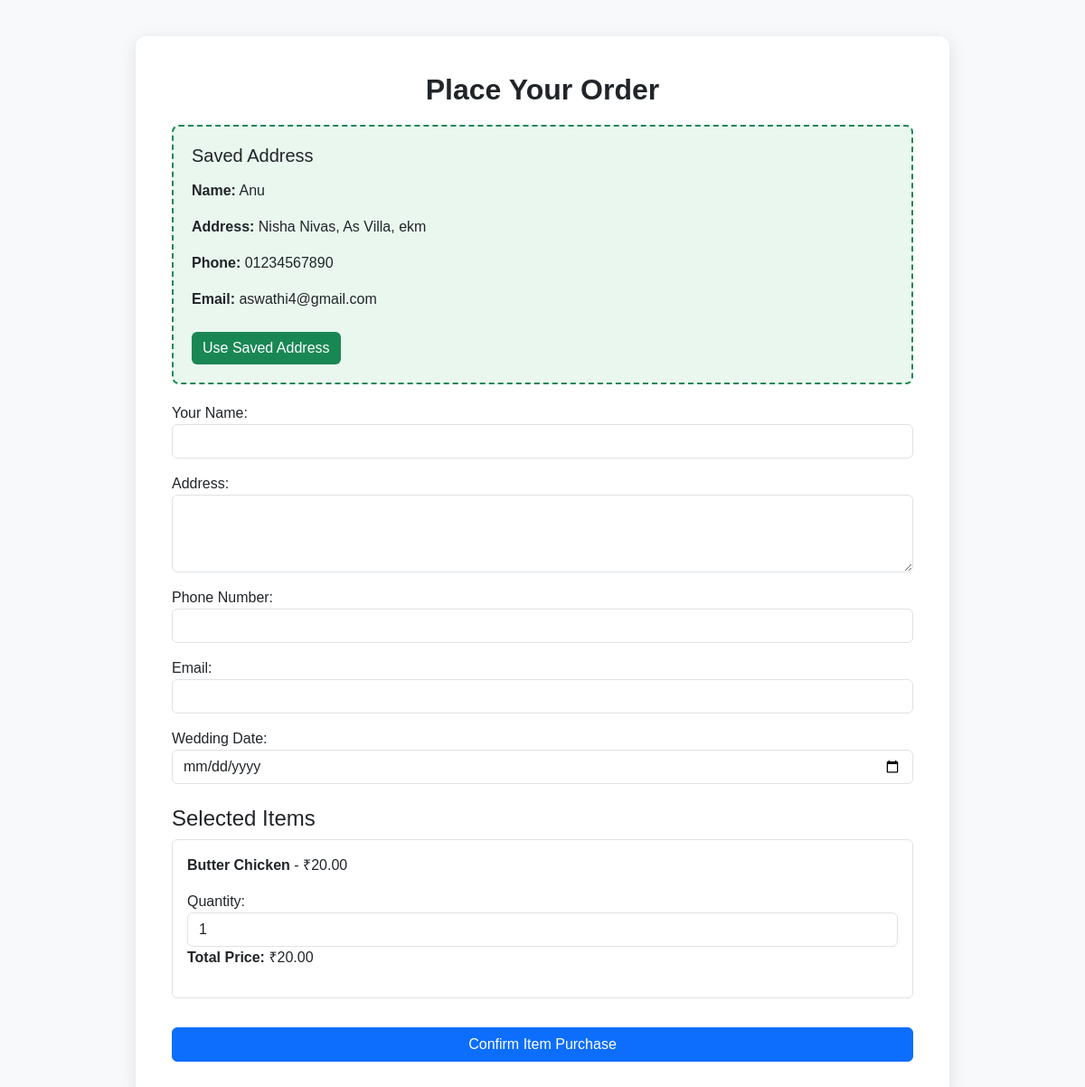
Screenshot of /order/address/items/43/ (signed in) with the database file from the repository.
### app/models.py (models this page shows, shortened)
class Address(models.Model):
    user = models.ForeignKey(User, on_delete=models.CASCADE)
    name = models.CharField(max_length=255)
    address = models.TextField()
    phone_number = models.CharField(max_length=20)
    email = models.EmailField()

class Item(models.Model):
    category = models.ForeignKey(ItemCategory, on_delete=models.CASCADE)
    name = models.CharField(max_length=100)
    img = models.FileField()

class ItemCategory(models.Model):
    img = models.FileField()
    name = models.CharField(max_length=100)
    price = models.DecimalField(max_digits=10, decimal_places=2)

### app/views.py (the view, shortened to what this page needs)
# urls.py: path('order/address/items/<str:item_ids>/', views.items_address_page, name='items_address_page'),
@login_required
def items_address_page(req, item_ids):
    item_ids_list = item_ids.split(',')
    items = Item.objects.filter(id__in=item_ids_list)
    user = req.user
    user_address = Address.objects.filter(user=user).order_by('-id').first()
    return render(req, 'user/order.html', {'items': items, 'user_address': user_address})

### templates/user/order.html (shortened to what this page needs)
<!DOCTYPE html>
<html lang="en">
<head>
  <link href="https://cdn.jsdelivr.net/npm/bootstrap@5.3.3/dist/css/bootstrap.min.css" rel="stylesheet">
  <link href="https://unpkg.com/aos@next/dist/aos.css" rel="stylesheet">
</head>
<body>
<div class="container" data-aos="fade-up">
  <h2 class="text-center">Place Your Order</h2>
  {% if user_address %}
  <div id="saved-address-box" class="saved-address-box"
       data-name="{{ user_address.name }}"
       data-address="{{ user_address.address }}"
       data-phone="{{ user_address.phone_number }}"
       data-email="{{ user_address.email }}">
    <h5>Saved Address</h5>
    <p><strong>Name:</strong> {{ user_address.name }}</p>
    <p><strong>Address:</strong> {{ user_address.address }}</p>
    <p><strong>Phone:</strong> {{ user_address.phone_number }}</p>
    <p><strong>Email:</strong> {{ user_address.email }}</p>
    <button type="button" id="use-saved-address-btn" class="btn btn-use-address mt-2">Use Saved Address</button>
  </div>
  {% endif %}
  <form method="POST">
    <div class="mb-3">
      <label for="name">Your Name:</label>
      <input type="text" name="name" id="name" class="form-control" required>
    </div>
    <div class="mb-3">
      <label for="address">Address:</label>
      <textarea name="address" id="address" class="form-control" rows="3" required></textarea>
    </div>
    <div class="mb-3">
      <label for="phone_number">Phone Number:</label>
      <input type="text" name="phone_number" id="phone_number" class="form-control" required>
    </div>
    <div class="mb-3">
      <label for="email">Email:</label>
      <input type="email" name="email" id="email" class="form-control" required>
    </div>
    <div class="mb-3">
      <label for="date">Wedding Date:</label>
      <input type="date" name="date" id="date" class="form-control" required>
    </div>
    {% if items %}
      <div class="mt-4">
        <h4>Selected Items</h4>
        {% for item in items %}
          <div class="mb-3 p-3 border rounded">
            <p><strong>{{ item.name }}</strong> - ₹{{ item.category.price|floatformat:2 }}</p>
            <label for="qty_{{ item.id }}">Quantity:</label>
            <input type="number" name="qty_{{ item.id }}" id="qty_{{ item.id }}" class="form-control" value="1" min="1"
                   data-price="{{ item.category.price|floatformat:2 }}" onchange="updateTotalPrice('{{ item.id }}')">
            <p><strong>Total Price:</strong> <span id="total_price_{{ item.id }}">₹{{ item.category.price|floatformat:2 }}</span></p>
          </div>
        {% endfor %}
      </div>
    {% endif %}
    <button type="submit" class="btn btn-primary mt-3 w-100">
      {% if card %} Place Order for Invitation Card
      {% elif des %} Book Destination Wedding
      {% elif items %} Confirm Item Purchase
      {% else %} Confirm Order
      {% endif %}
    </button>
  </form>
</div>
</body>
</html>

### templates/user/order.html (style rules this page uses)
body { background-color: #f8f9fa; font-family: 'Poppins', sans-serif; }
.container { max-width: 900px; background: #fff; padding: 40px; border-radius: 12px; box-shadow: 0 4px 20px rgba(0, 0, 0, 0.1); margin-top: 40px; }
h2 { font-weight: 600; margin-bottom: 20px; }
.saved-address-box { border: 2px dashed #198754; padding: 20px; border-radius: 8px; background-color: #e9f7ef; margin-bottom: 20px; position: relative; }
.saved-address-box h5 { margin-bottom: 15px; }
.btn-use-address { background-color: #198754; color: white; border: none; transition: all 0.3s ease; }

### rows the page displays
Address: name "Anu", address "Nisha Nivas, As Villa, ekm", phone_number "01234567890", email "aswathi4@gmail.com"
Item: name "Butter Chicken", category.price "20.00"
